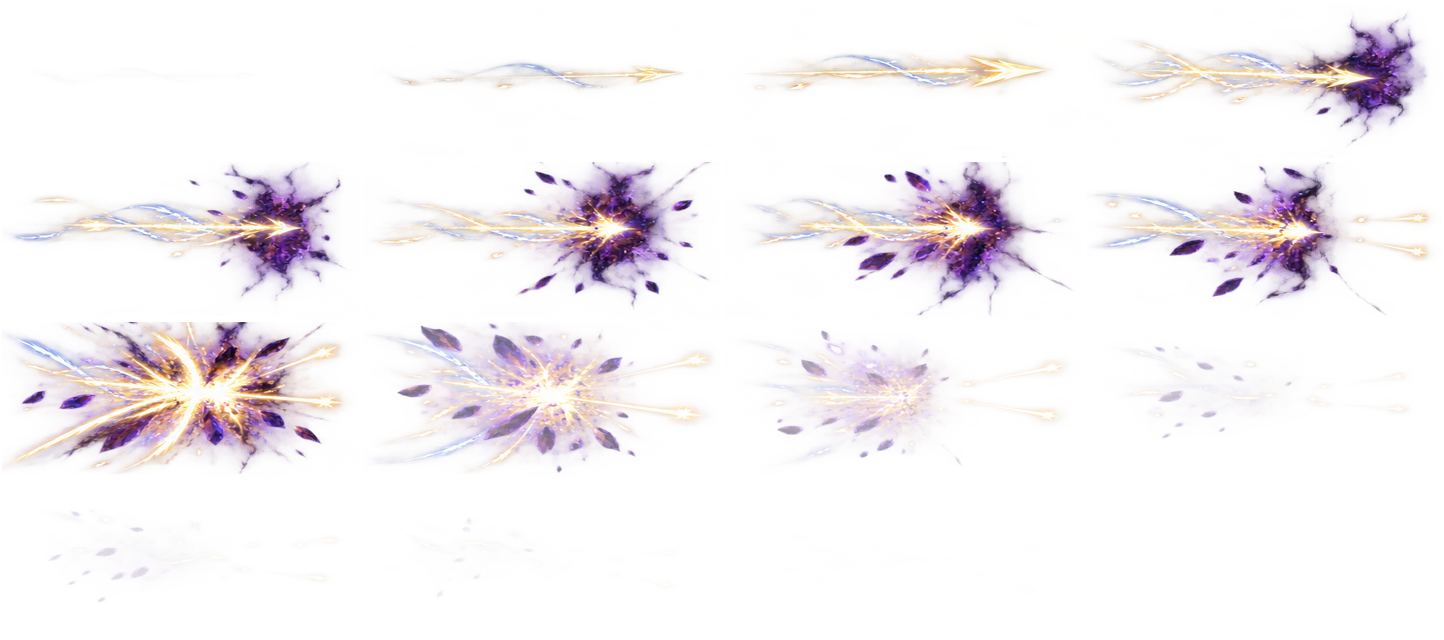
#> input picture tools/vfx-lab/custom-assets/cleric-signature-t01-t20-intuitive-imagegen-refined-v1/cleric_t01_c01.png, 1444 x 640 px
$ python normalize_generated_sprite_matte.py custom-assets/cleric-signature-t01-t20-intuitive-imagegen-refined-v1/cleric_t01_c01.png out.png
#> lines starting #> are read from the running program, lines starting #| are printed output that depends on the picture
#!/usr/bin/env python3
"""Recover generated VFX from neutral mattes and normalize a 4x4 sheet.

The generated source is preserved.  Each source cell is extracted separately,
scaled with one sheet-wide scale factor, and centered in the web VFX contract
cell so non-standard generator canvas ratios do not stretch the artwork.
"""

from __future__ import annotations

import argparse
from pathlib import Path

import numpy as np
from PIL import Image, ImageFilter


COLUMNS = 4
ROWS = 4
CELL_WIDTH = 361
CELL_HEIGHT = 160
OUTPUT_SIZE = (CELL_WIDTH * COLUMNS, CELL_HEIGHT * ROWS)
SOURCE_EDGE_CLEAR = 3
OUTPUT_BOUNDARY_CLEAR = 6
OUTPUT_PADDING = 8


def edge_samples(rgb: np.ndarray) -> np.ndarray:
    height, width, _ = rgb.shape
    thickness = max(4, min(height, width) // 100)
    return np.concatenate(
        (
            rgb[:thickness].reshape(-1, 3),
            rgb[-thickness:].reshape(-1, 3),
            rgb[:, :thickness].reshape(-1, 3),
            rgb[:, -thickness:].reshape(-1, 3),
        )
    )


def recover_alpha(rgb: np.ndarray) -> tuple[np.ndarray, str, float]:
    edge = edge_samples(rgb)
    edge_luminance = edge.mean(axis=1)
    edge_chroma = edge.max(axis=1) - edge.min(axis=1)
    neutral_edge = edge_luminance[edge_chroma <= 5.0]
    if neutral_edge.size == 0:
        neutral_edge = edge_luminance
    background = float(np.median(neutral_edge))

    maximum = rgb.max(axis=2)
    minimum = rgb.min(axis=2)
    chroma = maximum - minimum
    luminance = rgb.mean(axis=2)

    if background < 45.0:
        threshold = float(np.clip(np.percentile(neutral_edge, 90) + 3.0, 6.0, 52.0))
        signal = np.maximum(maximum - threshold, chroma * 1.35)
        normalized = np.clip(signal / (255.0 - threshold), 0.0, 1.0)
        alpha = np.power(normalized, 0.56)
        alpha[(maximum <= threshold) & (chroma <= 3.0)] = 0.0
        # Generated black-matte previews are not guaranteed to contain truly
        # premultiplied RGB. Full un-premultiplication turned dark violet smoke
        # into a white fringe. Lift it only modestly and preserve its hue.
        color_lift = np.maximum(np.power(alpha, 0.35), 0.45)
        straight_rgb = np.clip(rgb / color_lift[..., None], 0.0, 255.0)
        straight_rgb[alpha == 0.0] = 0.0
        return np.dstack((straight_rgb, alpha * 255.0)), "dark-matte", background

    dark_reference = float(np.percentile(neutral_edge, 18))
    color_signal = np.clip((chroma - 2.0) / 50.0, 0.0, 1.0)
    dark_span = max(42.0, dark_reference * 0.48)
    dark_signal = np.clip((dark_reference - 3.0 - luminance) / dark_span, 0.0, 1.0)
    # Neutral dark pixels cannot seed their own alpha: generated previews often
    # contain a black rectangular impact matte inside an otherwise light
    # checkerboard. Restore dark material only near genuinely colored pixels.
    seed = Image.fromarray(np.uint8(np.clip(color_signal * 255.0, 0.0, 255.0)))
    core_support = seed.filter(ImageFilter.MaxFilter(7)).filter(ImageFilter.GaussianBlur(1.1))
    wide_support = seed.filter(ImageFilter.MaxFilter(19)).filter(ImageFilter.GaussianBlur(2.0))
    core_support_array = np.asarray(core_support, dtype=np.float32) / 255.0
    wide_support_array = np.asarray(wide_support, dtype=np.float32) / 255.0
    alpha = np.maximum(color_signal, core_support_array * 0.74)
    alpha = np.maximum(alpha, dark_signal * wide_support_array * 0.90)
    alpha[alpha < 0.045] = 0.0
    return np.dstack((rgb, alpha * 255.0)), "neutral-checker", background


# [117 lines left out: functions split_cells, visible_box, normalize_cells, not called in this run]


def clear_output_boundaries(sheet: Image.Image) -> Image.Image:
    alpha = np.asarray(sheet.getchannel("A"), dtype=np.uint8).copy()
    for column in range(COLUMNS):
        left = column * CELL_WIDTH
        right = (column + 1) * CELL_WIDTH
        alpha[:, left : left + OUTPUT_BOUNDARY_CLEAR] = 0
        alpha[:, right - OUTPUT_BOUNDARY_CLEAR : right] = 0
    for row in range(ROWS):
        top = row * CELL_HEIGHT
        bottom = (row + 1) * CELL_HEIGHT
        alpha[top : top + OUTPUT_BOUNDARY_CLEAR, :] = 0
        alpha[bottom - OUTPUT_BOUNDARY_CLEAR : bottom, :] = 0
    sheet.putalpha(Image.fromarray(alpha))
    return sheet


def normalize(source: Path, destination: Path) -> tuple[str, float]:
    with Image.open(source) as opened:
        rgb = np.asarray(opened.convert("RGB"), dtype=np.float32)
    recovered, method, background = recover_alpha(rgb)
    rgba = Image.fromarray(np.uint8(np.clip(recovered, 0.0, 255.0)))
    expected_aspect = OUTPUT_SIZE[0] / OUTPUT_SIZE[1]
    source_aspect = rgba.width / rgba.height
    if abs(source_aspect / expected_aspect - 1.0) <= 0.04:
        result = rgba.resize(OUTPUT_SIZE, Image.Resampling.LANCZOS)
        result = clear_output_boundaries(result)
    else:
        result = normalize_cells(split_cells(rgba))
    destination.parent.mkdir(parents=True, exist_ok=True)
    result.save(destination, optimize=True)
    return method, background


def main() -> None:
    parser = argparse.ArgumentParser()
    parser.add_argument("source", type=Path)
    parser.add_argument("destination", type=Path)
    args = parser.parse_args()
    method, background = normalize(args.source, args.destination)
#> in normalize, opened is the input picture: PIL image 1444x640 RGBA; mean R, G, B, A 74.7, 58.6, 73.4, 29.4
#> in normalize, `rgb = np.asarray(opened.convert("RGB"), dtype=np.float32)`:
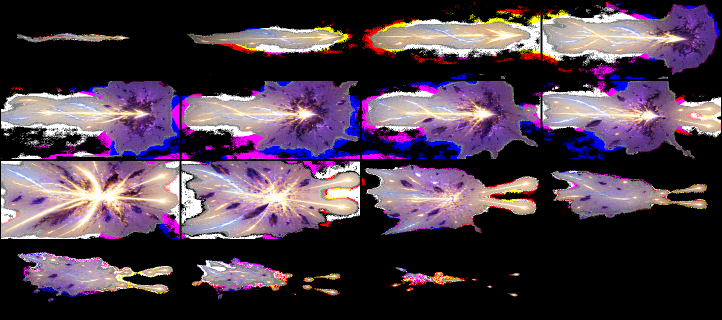
#> rgb: shape (640, 1444, 3) float32 (shown at 1/2 size); mean R, G, B 74.7, 58.6, 73.5
#> in recover_alpha, `background = float(np.median(neutral_edge))`: background = 0
#> in recover_alpha, `luminance = rgb.mean(axis=2)`:
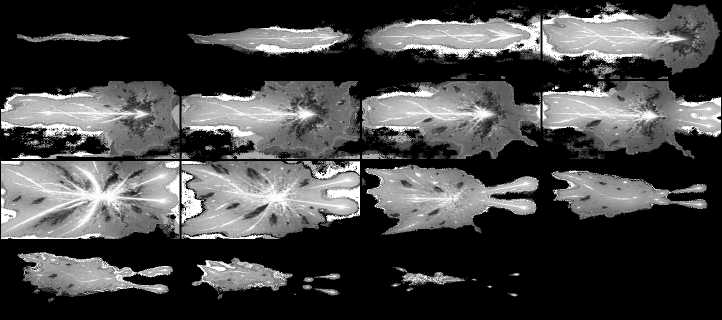
#> luminance: shape (640, 1444) float32 (shown at 1/2 size); min 0, max 255, mean 68.9
#> in recover_alpha, `threshold = float(np.clip(np.percentile(neutral_edge, 90) + 3.0, 6.0, ..`: threshold = 6
#> in normalize, `recovered, method, background = recover_alpha(rgb)`:
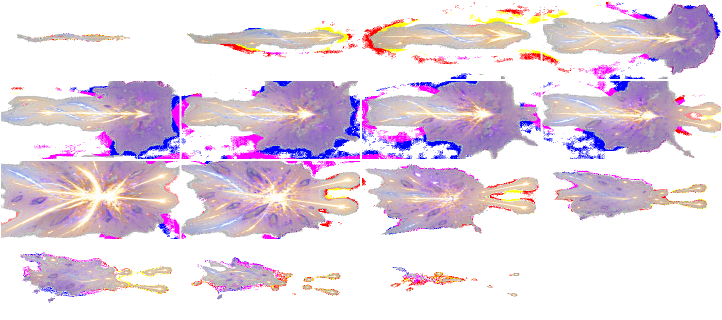
#> recovered: shape (640, 1444, 4) float32 (shown at 1/2 size); mean R, G, B, A 78.8, 61.9, 77.8, 93.3; transparent parts drawn white
#> in normalize, `recovered, method, background = recover_alpha(rgb)`: method = 'dark-matte'; background = 0
#> after the loop in clear_output_boundaries, `for row in range(ROWS):`:
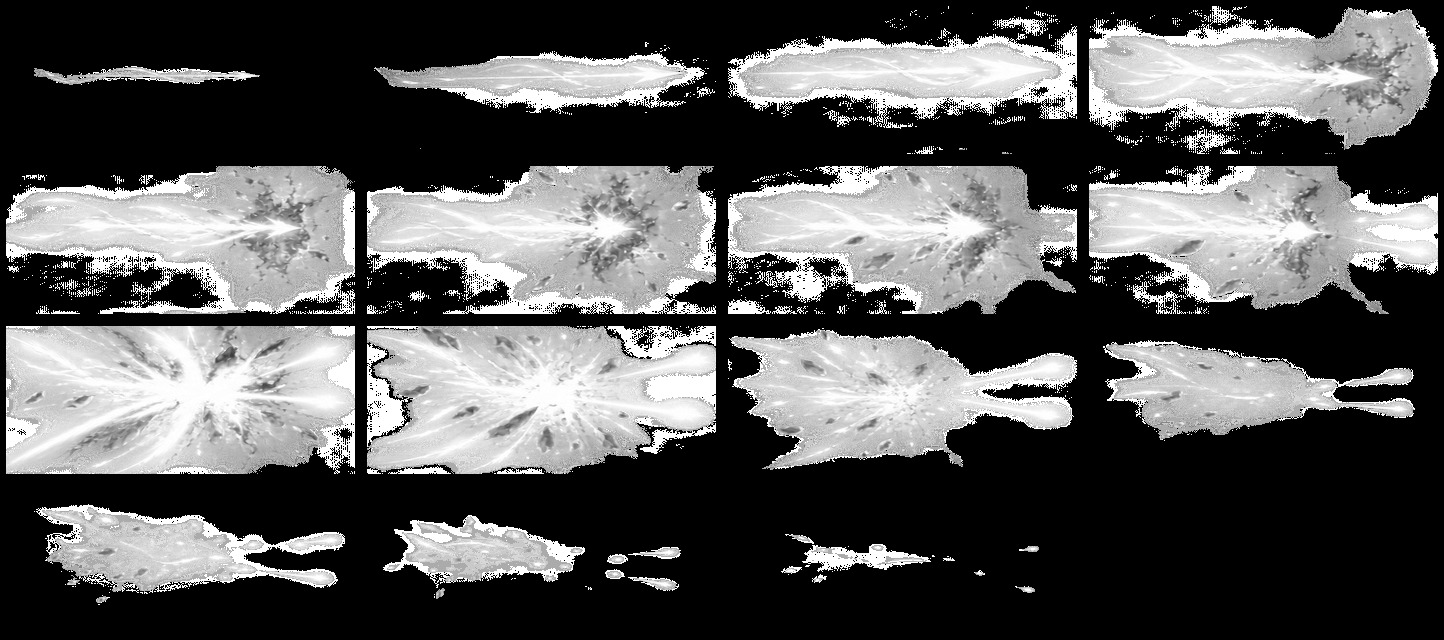
#> alpha: shape (640, 1444); min 0, max 255, mean 89.7
#> method = 'dark-matte'; background = 0
    print(
        f"normalized={args.destination} size={OUTPUT_SIZE} mode=RGBA "
        f"matte={method} edge_luminance={background:.1f}"
    )
#| normalized=out.png size=(1444, 640) mode=RGBA matte=dark-matte edge_luminance=0.0


if __name__ == "__main__":
    main()

$ run again, on tools/vfx-lab/custom-assets/cleric-signature-t01-t20-intuitive-imagegen-refined-v1/cleric_t10_c04.png
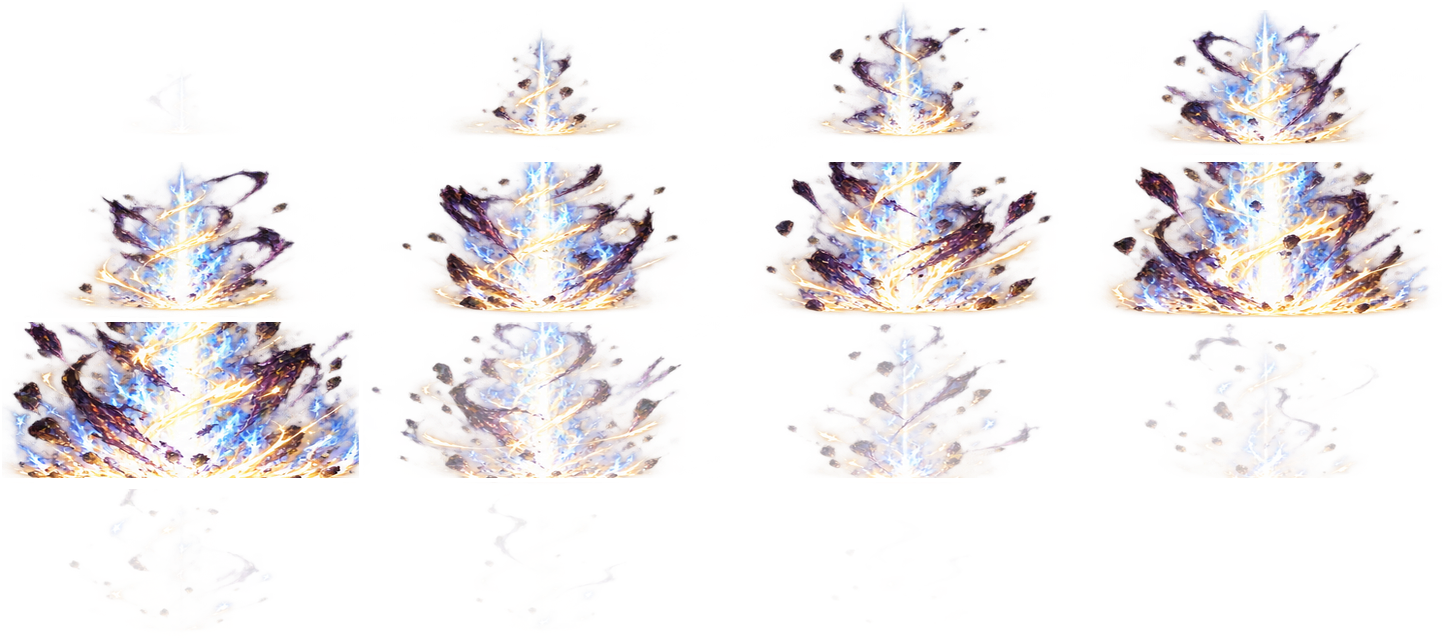
#> input picture tools/vfx-lab/custom-assets/cleric-signature-t01-t20-intuitive-imagegen-refined-v1/cleric_t10_c04.png, 1444 x 640 px
#> in normalize, opened is the input picture: PIL image 1444x640 RGBA; mean R, G, B, A 68.9, 58.3, 59, 48.6
#> in recover_alpha, `background = float(np.median(neutral_edge))`: background = 0
#> in recover_alpha, `luminance = rgb.mean(axis=2)`:
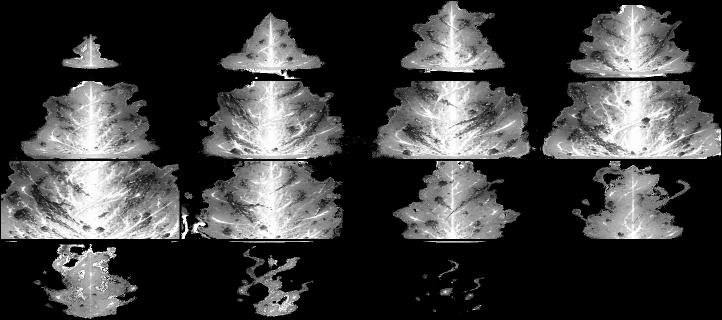
#> luminance: shape (640, 1444) float32 (shown at 1/2 size); min 0, max 255, mean 62.1
#> threshold = 6
#> in normalize, `recovered, method, background = recover_alpha(rgb)`: method = 'dark-matte'; background = 0
#> after the loop in clear_output_boundaries, `for row in range(ROWS):`:
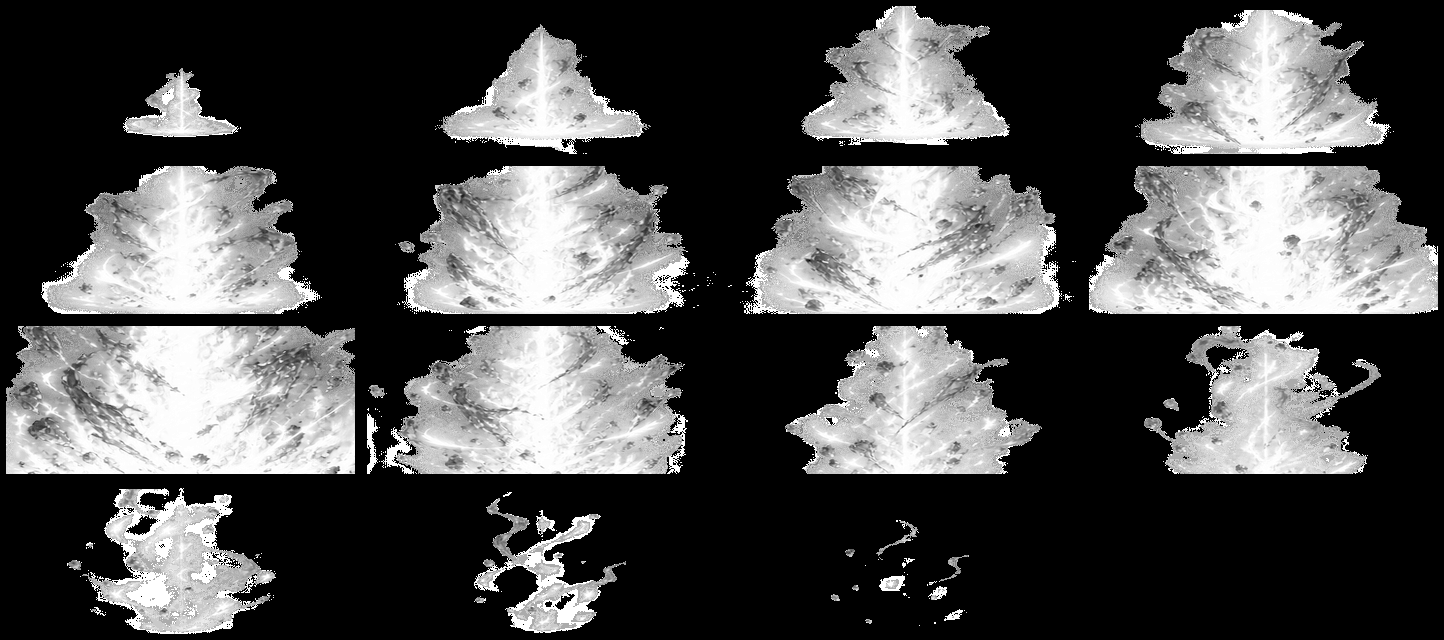
#> alpha: shape (640, 1444); min 0, max 255, mean 79.8
#> in main, `method, background = normalize(args.source, args.destination)`: method = 'dark-matte'; background = 0
#| normalized=out.png size=(1444, 640) mode=RGBA matte=dark-matte edge_luminance=0.0

$ run again, on tools/vfx-lab/custom-assets/cleric-signature-t01-t20-intuitive-imagegen-refined-v1/cleric_t16_c01.png
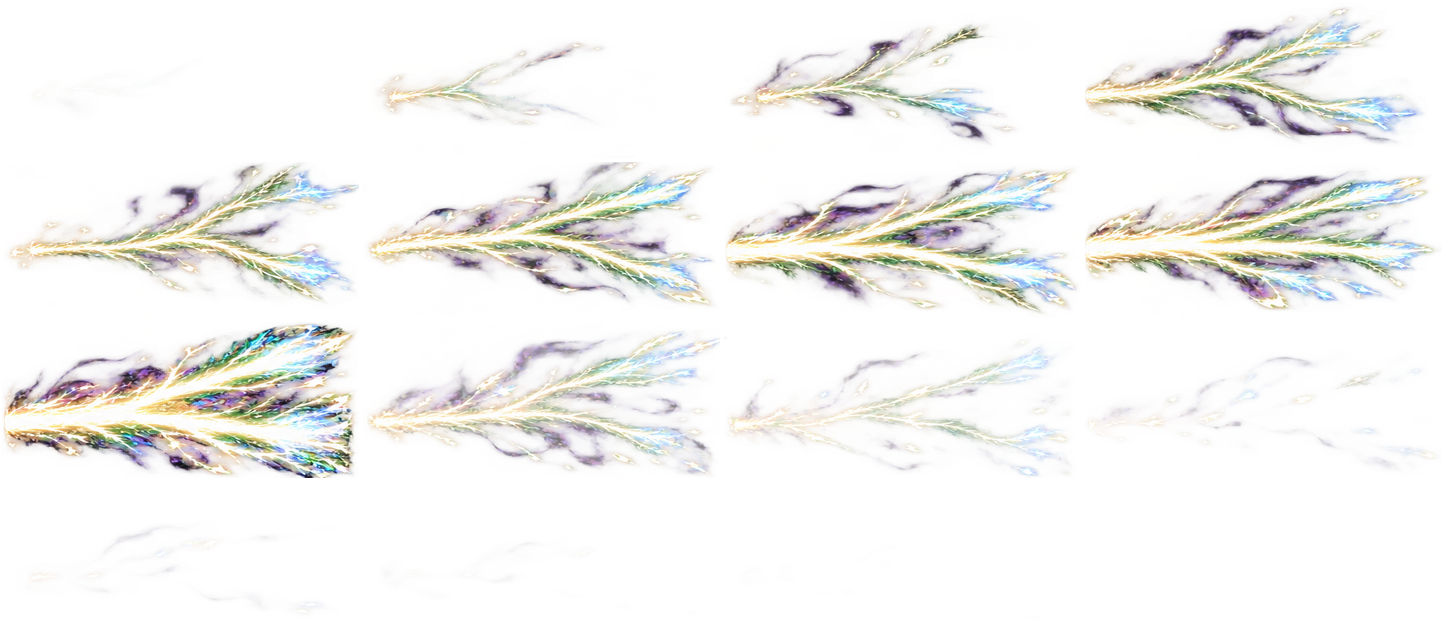
#> input picture tools/vfx-lab/custom-assets/cleric-signature-t01-t20-intuitive-imagegen-refined-v1/cleric_t16_c01.png, 1444 x 640 px
#> in normalize, opened is the input picture: PIL image 1444x640 RGBA; mean R, G, B, A 82.5, 77.9, 75.8, 41.2
#> in recover_alpha, `background = float(np.median(neutral_edge))`: background = 0
#> in recover_alpha, `luminance = rgb.mean(axis=2)`:
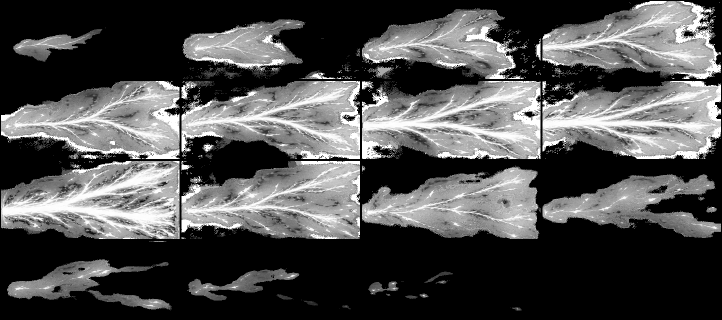
#> luminance: shape (640, 1444) float32 (shown at 1/2 size); min 0, max 255, mean 78.7
#> threshold = 6
#> in normalize, `recovered, method, background = recover_alpha(rgb)`: method = 'dark-matte'; background = 0
#> after the loop in clear_output_boundaries, `for row in range(ROWS):`:
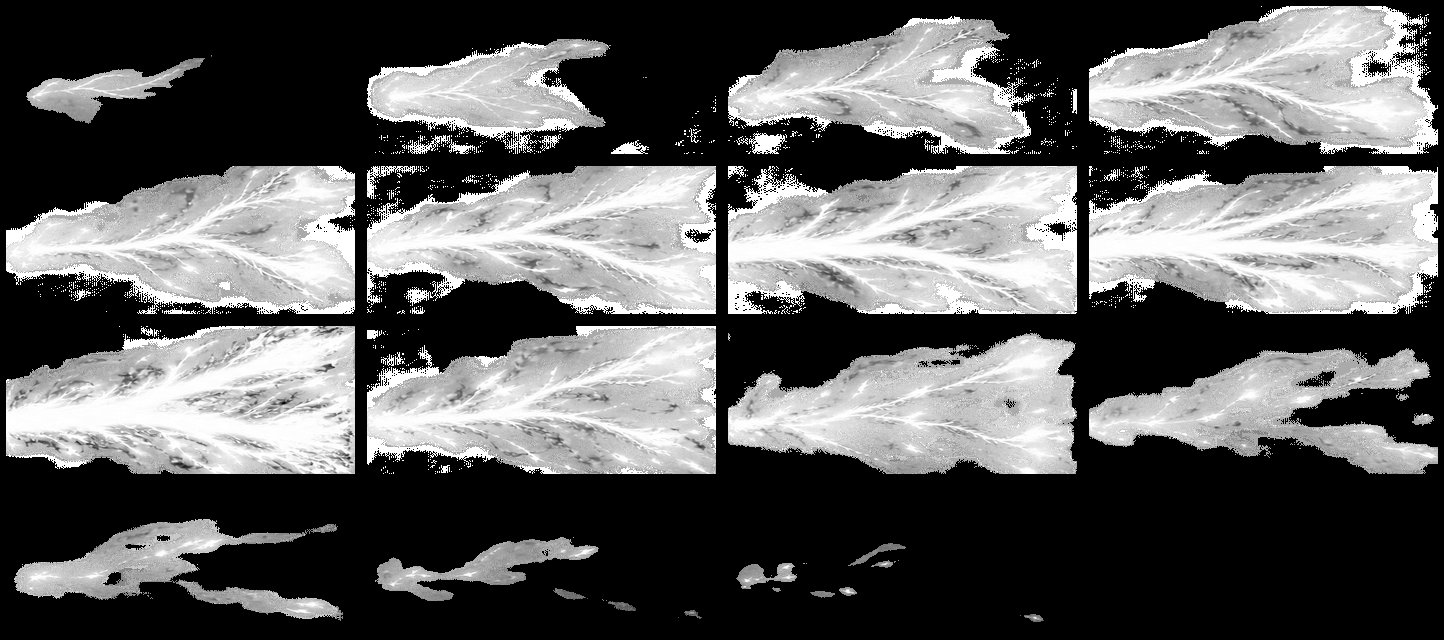
#> alpha: shape (640, 1444); min 0, max 255, mean 94.8
#> in main, `method, background = normalize(args.source, args.destination)`: method = 'dark-matte'; background = 0
#| normalized=out.png size=(1444, 640) mode=RGBA matte=dark-matte edge_luminance=0.0
